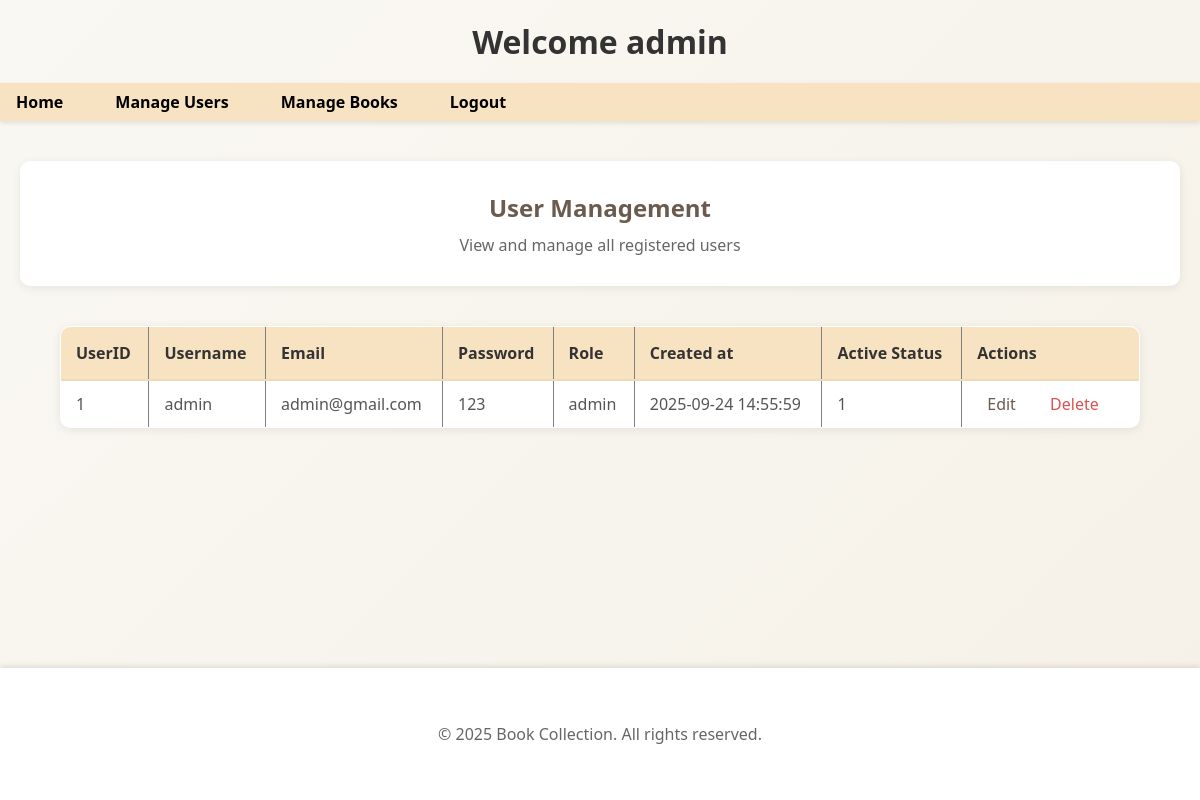
Screenshot of /manage_user.php with the database file from the repository.
### tables this page shows
CREATE TABLE `users` (
  `UserID` int(11) NOT NULL,
  `username` varchar(50) NOT NULL,
  `email` varchar(100) NOT NULL,
  `password` varchar(255) NOT NULL,
  `created_at` datetime DEFAULT current_timestamp(),
  `is_active` tinyint(1) DEFAULT 1,
  `role` varchar(20) DEFAULT 'user'
);

### lbms.php (called while the page is built, shortened)
<?php
$host = '127.0.0.1';
$dbname = 'lbms';
$username = 'root';
$password = '';
$conn = new mysqli($host, $username, $password, $dbname);
function getAllUsers() {
    global $conn;
    $sql = "SELECT * FROM users";
    $result = $conn->query($sql);
    return $result->fetch_all(MYSQLI_ASSOC);
}
?>

### manage_user.php (the view, shortened to what this page needs)
<?php
require 'lbms.php';
$users = getAllUsers();
?>
<html>
<body>
    <header>
        <h1>Welcome admin</h1>
        <nav>
            <ul>
                <li><a href="admin_index.php">Home</a></li>
                <li><a href="manage_user.php">Manage Users</a></li>
                <li><a href="manage_book.php">Manage Books</a></li>
                <li><a href="admin_logout.php">Logout</a></li>
            </ul>
        </nav>
    </header>
    <div class="container">
        <div class="card">
            <h2>User Management</h2>
            <p style="color: #666;">View and manage all registered users</p>
        </div>
    </div>
    <table border="1" align=center>
        <tr>
            <th>UserID</th>
            <th>Username</th>
            <th>Email</th>
            <th>Password</th>
            <th>Role</th>
            <th>Created at</th>
            <th>Active Status</th>
            <th>Actions</th>
        </tr>
        <?php foreach ($users as $user): ?>
            <tr>
                <td><?php echo $user['UserID']; ?></td>
                <td><?php echo $user['username']; ?></td>
                <td><?php echo $user['email']; ?></td>
                <td><?php echo $user['password']; ?></td>
                <td><?php echo $user['role']; ?></td>
                <td><?php echo $user['created_at']; ?></td>
                <td><?php echo $user['is_active']; ?></td>
                <td><a href="admin_editUser.php?id=<?php echo $user['UserID']; ?>">Edit</a>
                <a href="admin_deleteUser.php?id=<?php echo $user['UserID']; ?>" onclick="return confirm('Are you sure you want to delete this user?');">Delete</a>
            </tr>
        <?php endforeach; ?>
    </table>
    <footer class="bg-white mt-12 py-6 shadow-inner">
        <div class="container mx-auto px-4 text-center text-gray-600">
            <p>&copy; <?php echo date('Y'); ?> Book Collection. All rights reserved.</p>
        </div>
    </footer>
</body>
</html>

### manage_user.php (style rules this page uses)
* { margin: 0; padding: 0; box-sizing: border-box; }
body { font-family: 'Segoe UI', Tahoma, Geneva, Verdana, sans-serif; background: linear-gradient(135deg, #faf8f3 0%, #f5f1e8 100%); min-height: 100vh; }
h1 { text-align: center; padding: 20px; color: #333; }
nav ul { background-color: #f7e3c2ff; display: flex; list-style: none; margin: 0; padding: 0; gap: 20px; box-shadow: 0 2px 5px rgba(0, 0, 0, 0.1); }
nav ul li a { text-decoration: none; color: #000000ff; font-weight: bold; padding: 8px 16px; display: block; }
.container { max-width: 1200px; margin: 40px auto; padding: 0 20px; }
.card { background: white; padding: 30px; border-radius: 10px; box-shadow: 0 2px 10px rgba(0, 0, 0, 0.08); text-align: center; margin-bottom: 30px; }
.card h2 { color: #6b5b4f; margin-bottom: 10px; }
table { background: white; border-collapse: collapse; border-radius: 10px; overflow: hidden; box-shadow: 0 2px 10px rgba(0, 0, 0, 0.08); margin: 40px auto; width: 90%; max-width: 1200px; }
table th { background-color: #f7e3c2ff; color: #333; font-weight: bold; padding: 15px; text-align: left; border-bottom: 2px solid #eddbb8; }
table td { padding: 12px 15px; border-bottom: 1px solid #f0f0f0; color: #555; }
table tr:last-child td { border-bottom: none; }
table td a { color: #6b5b4f; text-decoration: none; font-weight: 500; margin-right: 10px; padding: 5px 10px; border-radius: 5px; transition: background-color 0.3s; }
table td a:last-child { color: #d9534f; }
footer { background-color: white; padding: 15px; box-shadow: 0 -2px 5px rgba(0, 0, 0, 0.1); text-align: center; color: #666; position: fixed; bottom: 0; left: 0; width: 100%; }
footer p { margin: 0; }

### rows the page displays
users: UserID "1", username "admin", email "admin@gmail.com", password "123", role "admin", created_at "2025-09-24 14:55:59", is_active "1"
